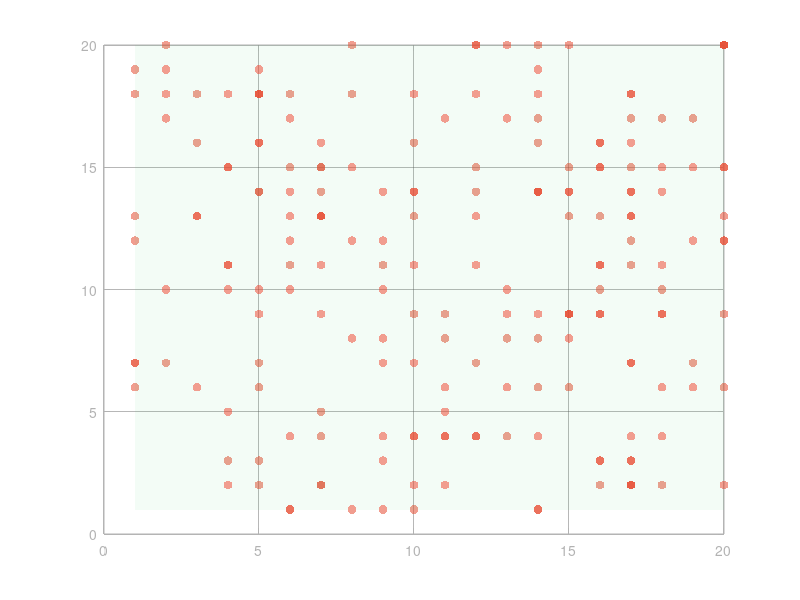

Write the MATLAB code that produced this figure. (Note: this script raises an error after producing the figure.)
% =========================================================
%  UAV_Myopic_CPP.m  –  v2  (Animation + Separate Figures)
%  3-D Myopic Coverage Path Planning for UAV
%
%  Extension of:
%    "Risk-Aware Coverage Path Planning for Lunar Micro-Rovers
%     Leveraging Global and Local Environmental Data"
%    Santra et al., arXiv:2404.18721, 2024
%
%  What opens when you run this:
%    Figure 1  –  LIVE ANIMATION  (UAV body + growing trail + voxel map)
%    Figure 2  –  3-D Final Path  (post-run static view)
%    Figure 3  –  Coverage Progress curve
%    Figure 4  –  Altitude Profile
%
%  Run: >> UAV_Myopic_CPP
%  MATLAB R2021a or later recommended.
% =========================================================

function UAV_Myopic_CPP()

clc; clear; close all;
rng(42);

fprintf('============================================\n');
fprintf('  UAV 3-D Myopic Coverage Path Planning\n');
fprintf('============================================\n\n');

% -------------------------------------------------------
%  1.  PARAMETERS
% -------------------------------------------------------

% Environment
Gx = 20;  Gy = 20;  Gz = 10;
OBS_RATIO = 0.05;
CELL_SIZE = 1.0;

% UAV physics
m_uav  = 1.5;
g_acc  = 9.81;
rho    = 1.225;
A_rot  = 0.10;
A_drag = 0.05;
Cd     = 0.50;
v_nom  = 1.0;
z_ref  = 5;

% Cost weights  (alpha + beta + gamma = 1)
alpha = 0.40;
beta  = 0.35;
gam   = 0.25;

% Altitude-risk sub-weights
w1 = 1.0;
w2 = 2.0;
w3 = 0.5;

% Visited-cell penalty
MC_VIS = 1.5;

% APF
D_SAFE    = 2.5;
APF_SCALE = 0.05;

% Run control
COV_TARGET = 0.90;
MAX_ITER   = Gx*Gy*Gz * 5;

% Animation control
ANIM_SKIP  = 1;   % draw every Nth step (1=every step, slowest)
ROTOR_SPD  = 5;  % degrees per frame for spinning rotors

% -------------------------------------------------------
%  2.  DERIVED QUANTITIES
% -------------------------------------------------------

P_hover = (m_uav * g_acc)^1.5 / sqrt(2 * rho * A_rot);

fprintf('UAV Parameters:\n');
fprintf('  Mass            : %.2f kg\n',  m_uav);
fprintf('  Hover Power     : %.2f W\n',  P_hover);
fprintf('  Reference alt.  : %d voxels\n', z_ref);
fprintf('  Grid            : %d x %d x %d\n', Gx, Gy, Gz);
fprintf('  Animation skip  : every %d steps\n\n', ANIM_SKIP);

% -------------------------------------------------------
%  3.  ENVIRONMENT
% -------------------------------------------------------

map       = zeros(Gx, Gy, Gz, 'uint8');
visit_cnt = zeros(Gx, Gy, Gz);

n_obs  = floor(OBS_RATIO * Gx * Gy * Gz);
placed = 0;                                            %Problem in this step
while placed < n_obs
    ox = randi(Gx);  oy = randi(Gy);  oz = randi(Gz);
    if ox <= 3 && oy <= 3,  continue;  end
    if map(ox, oy, oz) == 0
        map(ox, oy, oz) = 2;
        placed = placed + 1;
    end
end

free_total = sum(map(:) ~= 2);

% -------------------------------------------------------
%  4.  INITIAL UAV STATE
% -------------------------------------------------------

pos = [2, 2, z_ref];
map(pos(1), pos(2), pos(3)) = 3;
visit_cnt(pos(1), pos(2), pos(3)) = 1;

path_log = pos;      %what he hell these path logs do?
E_total  = 0;
cov_hist = [];
iter     = 0;
coverage = 0;

% -------------------------------------------------------
%  5.  FIGURE 1  LIVE ANIMATION SETUP
% -------------------------------------------------------

fig_anim = figure('Name','Figure 1 - UAV Live Animation', ...
                  'Color',[0.05 0.05 0.12], ...
                  'Position',[40, 40, 900, 700]);

ax_a = axes('Parent', fig_anim, ...
            'Color',  [0.05 0.05 0.12], ...
            'XColor', [0.7 0.7 0.7], ...
            'YColor', [0.7 0.7 0.7], ...
            'ZColor', [0.7 0.7 0.7], ...
            'GridColor',[0.3 0.3 0.3], ...
            'GridAlpha', 0.4);
hold(ax_a,'on');  grid(ax_a,'on');  box(ax_a,'on');

% Obstacle voxels (drawn once)
[ox_v, oy_v, oz_v] = ind2sub([Gx,Gy,Gz], find(map==2));
scatter3(ax_a, ox_v, oy_v, oz_v, 40, [0.9 0.3 0.2], 'filled', ...
         'MarkerFaceAlpha', 0.55);

% Reference altitude plane
[pp_x, pp_y] = meshgrid(1:Gx, 1:Gy);
surf(ax_a, pp_x, pp_y, z_ref*ones(size(pp_x)), ...
     'FaceColor',[0.2 0.8 0.4], 'FaceAlpha',0.06, 'EdgeColor','none');

% Visited-voxel cloud (grows during animation)
h_vis = scatter3(ax_a, nan, nan, nan, 20, [0.3 0.7 1.0], 'filled', ...
                 'MarkerFaceAlpha', 0.30);

% Growing flight trail
h_trail = plot3(ax_a, pos(1), pos(2), pos(3), ...
                '-', 'Color',[0.4 0.6 1.0 0.7], 'LineWidth', 1.2);

% Start marker
plot3(ax_a, pos(1), pos(2), pos(3), 'o', ...
      'Color',[0.1 1.0 0.3], 'MarkerSize',10, ...
      'MarkerFaceColor',[0.1 1.0 0.3], 'LineWidth',1.5);

% UAV body handles
[uav_h, rotor_h] = draw_uav_3d(ax_a, pos);

% HUD
h_hud = text(ax_a, 1.5, 1.5, Gz+0.5, 'Coverage: 0.0%   Step: 0', ...
             'Color',[1 1 0.4], 'FontSize',11, ...
             'FontWeight','bold', 'FontName','Courier');

xlabel(ax_a,'X [voxel]','Color',[0.8 0.8 0.8],'FontSize',10);
ylabel(ax_a,'Y [voxel]','Color',[0.8 0.8 0.8],'FontSize',10);
zlabel(ax_a,'Z [voxel]','Color',[0.8 0.8 0.8],'FontSize',10);
title(ax_a,'UAV Myopic Coverage  -  Live 3D Animation', ...
      'Color',[1 1 1],'FontSize',12,'FontWeight','bold');
xlim(ax_a,[1 Gx]);  ylim(ax_a,[1 Gy]);  zlim(ax_a,[1 Gz]);
view(ax_a, 42, 28);

rotor_angle = 0;

% -------------------------------------------------------
%  6.  MAIN COVERAGE LOOP  +  LIVE ANIMATION
% -------------------------------------------------------

fprintf('Running coverage loop with live animation...\n');
fprintf('(Close Figure 1 to stop early)\n\n');

while coverage < COV_TARGET && iter < MAX_ITER

    if ~ishandle(fig_anim),  break;  end

    iter = iter + 1;

    % 6a. Sense 26 neighbours
    nbrs = get_26_neighbors(pos, Gx, Gy, Gz);
    for k = 1:size(nbrs,1)
        nx=nbrs(k,1); ny=nbrs(k,2); nz=nbrs(k,3);
        if map(nx,ny,nz)==0,  map(nx,ny,nz)=1;  end
    end

    % 6b. Cost evaluation
    min_cost = inf;
    best     = [];

    for k = 1:size(nbrs,1)
        nx=nbrs(k,1); ny=nbrs(k,2); nz=nbrs(k,3);
        if map(nx,ny,nz)==2,  continue;  end

        mc_static = 1.0;
        Vi        = visit_cnt(nx,ny,nz);
        d_obs     = nearest_obs_dist([nx,ny,nz], map, Gx, Gy, Gz);
        dz        = nz - pos(3);

        mc_alt = w1*abs(dz) + w2*(1/max(d_obs,0.5)) + w3*abs(nz-z_ref);

        dist_m    = sqrt((nx-pos(1))^2+(ny-pos(2))^2+dz^2)*CELL_SIZE;
        t_step    = dist_m / v_nom;          %What's the diffrence between drag and hover?
        F_drag    = 0.5*Cd*rho*A_drag*v_nom^2;
        E_step    = P_hover*t_step + m_uav*g_acc*max(dz,0)*CELL_SIZE + F_drag*dist_m;
        mc_energy = E_step / 200;       %why?

        apf_score = apf_repulsive_score(pos,[nx,ny,nz],map,Gx,Gy,Gz,D_SAFE);

        total_cost = alpha*(mc_static + MC_VIS*Vi) ...
                   + beta*mc_alt ...
                   + gam*mc_energy ...
                   + APF_SCALE*apf_score;

        if total_cost < min_cost
            min_cost = total_cost;
            best     = [nx,ny,nz];
        end
    end

    if isempty(best),  break;  end

    % 6c. Move
    dz_move   = best(3)-pos(3);
    dist_move = sqrt(sum((best-pos).^2))*CELL_SIZE;
    t_move    = dist_move / v_nom;
    F_drag_m  = 0.5*Cd*rho*A_drag*v_nom^2;
    E_move    = P_hover*t_move + m_uav*g_acc*max(dz_move,0)*CELL_SIZE + F_drag_m*dist_move;
    E_total   = E_total + E_move;

    pos = best;
    visit_cnt(pos(1),pos(2),pos(3)) = visit_cnt(pos(1),pos(2),pos(3))+1;
    if map(pos(1),pos(2),pos(3)) ~= 2
        map(pos(1),pos(2),pos(3)) = 3;
    end
    path_log(end+1,:) = pos; %#ok<AGROW>

    visited  = sum(map(:)==3);
    coverage = visited / free_total;
    cov_hist(end+1) = coverage; %#ok<AGROW>

    % 6d. Animate
    if mod(iter, ANIM_SKIP)==0 && ishandle(fig_anim)
        [vx,vy,vz] = ind2sub([Gx,Gy,Gz], find(map==3));
        set(h_vis,   'XData',vx, 'YData',vy, 'ZData',vz);
        set(h_trail, 'XData',path_log(:,1), ...
                     'YData',path_log(:,2), ...
                     'ZData',path_log(:,3));
        move_uav_3d(uav_h, rotor_h, pos, rotor_angle);
        rotor_angle = mod(rotor_angle + ROTOR_SPD, 360);
        set(h_hud,'String', ...
            sprintf('Coverage: %5.1f%%   Step: %d   Energy: %.0f J', ...
                    coverage*100, iter, E_total));
        drawnow limitrate;
    end

    if mod(iter,200)==0
        fprintf('  Iter %4d | Coverage %.1f%%\n', iter, coverage*100);
    end
end

% Final animation frame
if ishandle(fig_anim)
    [vx,vy,vz] = ind2sub([Gx,Gy,Gz], find(map==3));
    set(h_vis,   'XData',vx, 'YData',vy, 'ZData',vz);
    set(h_trail, 'XData',path_log(:,1),'YData',path_log(:,2),'ZData',path_log(:,3));
    move_uav_3d(uav_h, rotor_h, pos, rotor_angle);
    set(h_hud,'String', sprintf('DONE  Coverage: %.1f%%   Steps: %d   Energy: %.0f J', ...
              coverage*100, iter, E_total));
    plot3(ax_a, pos(1),pos(2),pos(3),'s','Color',[1 0.2 0.2],'MarkerSize',12,...
          'MarkerFaceColor',[1 0.2 0.2],'LineWidth',1.5);
    drawnow;
end

% -------------------------------------------------------
%  7.  RESULTS
% -------------------------------------------------------
fprintf('\n--- Simulation Results ---\n');
fprintf('  Total iterations     : %d\n',   iter);
fprintf('  Final coverage       : %.1f%%\n', coverage*100);
fprintf('  Total energy used    : %.2f J\n', E_total);
fprintf('  Path length ratio    : %.3f\n',   iter/free_total);
fprintf('  (Optimal = 1.0 per paper)\n\n');
fprintf('Rendering static figures 2, 3, 4...\n');

% -------------------------------------------------------
%  8.  FIGURE 2  3-D FINAL PATH
% -------------------------------------------------------

figure('Name','Figure 2 - 3D Final Path', ...
       'Color','white', 'Position',[980, 40, 750, 650]);

hold on; grid on; box on;

[ox2,oy2,oz2] = ind2sub([Gx,Gy,Gz], find(map==2));
scatter3(ox2,oy2,oz2, 35, [0.15 0.15 0.15], 'filled', 'MarkerFaceAlpha',0.4);

[vx2,vy2,vz2] = ind2sub([Gx,Gy,Gz], find(map==3));
scatter3(vx2,vy2,vz2, 15, [0.3 0.7 1.0], 'filled', 'MarkerFaceAlpha',0.22);

plot3(path_log(:,1), path_log(:,2), path_log(:,3), 'b-', 'LineWidth',1.5);

plot3(path_log(1,1),   path_log(1,2),   path_log(1,3), 'go', ...
      'MarkerSize',11,'MarkerFaceColor',[0.1 0.8 0.1],'LineWidth',1.5);
plot3(path_log(end,1), path_log(end,2), path_log(end,3), 'rs', ...
      'MarkerSize',11,'MarkerFaceColor',[0.9 0.1 0.1],'LineWidth',1.5);

[pp_x2,pp_y2] = meshgrid(1:Gx,1:Gy);
surf(pp_x2, pp_y2, z_ref*ones(size(pp_x2)), ...
     'FaceColor',[0.2 0.9 0.2],'FaceAlpha',0.08,'EdgeColor','none');

xlabel('X [voxel]','FontSize',11);
ylabel('Y [voxel]','FontSize',11);
zlabel('Z [voxel]','FontSize',11);
title(sprintf('3D UAV Flight Path  |  Coverage: %.1f%%  |  Steps: %d', ...
              coverage*100, iter), 'FontSize',12,'FontWeight','bold');
legend({'Obstacles','Visited voxels','Flight path','Start','End','z_{ref} plane'}, ...
       'Location','best','FontSize',9);
xlim([1 Gx]); ylim([1 Gy]); zlim([1 Gz]);
view(42,28);

% -------------------------------------------------------
%  9.  FIGURE 3  COVERAGE PROGRESS
% -------------------------------------------------------

figure('Name','Figure 3 - Coverage Progress', ...
       'Color','white', 'Position',[40, 420, 700, 420]);

hold on; grid on; box on;

fill([0 length(cov_hist) length(cov_hist) 0], ...
     [0 0 COV_TARGET*100 COV_TARGET*100], ...
     [0.9 0.95 1.0],'EdgeColor','none','FaceAlpha',0.6);
fill([0 length(cov_hist) length(cov_hist) 0], ...
     [COV_TARGET*100 COV_TARGET*100 105 105], ...
     [0.9 1.0 0.9],'EdgeColor','none','FaceAlpha',0.6);

plot(1:length(cov_hist), cov_hist*100, 'b-', 'LineWidth', 2.2);

yline(COV_TARGET*100,'r--','LineWidth',1.8, ...
      'Label',sprintf('Target %.0f%%',COV_TARGET*100), ...
      'LabelHorizontalAlignment','left','FontSize',10);

for tgt = [25, 50, 75]
    idx = find(cov_hist*100 >= tgt, 1);
    if ~isempty(idx)
        plot(idx, tgt, 'ko','MarkerSize',6,'MarkerFaceColor',[1 0.6 0.1]);
        text(idx+5, tgt+2, sprintf('%d%% @ step %d',tgt,idx), ...
             'FontSize',8,'Color',[0.4 0.2 0]);
    end
end

xlabel('Iteration','FontSize',12,'FontWeight','bold');
ylabel('Coverage [%]','FontSize',12,'FontWeight','bold');
title(sprintf('Coverage Progress  |  Final: %.1f%%  in  %d steps', ...
              coverage*100, iter),'FontSize',12,'FontWeight','bold');
ylim([0 105]);
xlim([1 length(cov_hist)]);

% -------------------------------------------------------
%  10.  FIGURE 4  ALTITUDE PROFILE
% -------------------------------------------------------

figure('Name','Figure 4 - Altitude Profile', ...
       'Color','white', 'Position',[760, 420, 700, 420]);

hold on; grid on; box on;

n_steps  = size(path_log,1);
steps    = 1:n_steps;
alt_vals = path_log(:,3);
cmap     = jet(Gz);

% Cruise band shading
fill([1 n_steps n_steps 1], [z_ref-1 z_ref-1 z_ref+1 z_ref+1], ...
     [0.85 1.0 0.85],'EdgeColor','none','FaceAlpha',0.7);

% Colour-coded altitude line
for s = 1:n_steps-1
    ci = max(1, min(Gz, round(alt_vals(s))));
    plot(steps(s:s+1), alt_vals(s:s+1), '-', ...
         'Color', cmap(ci,:), 'LineWidth', 1.8);
end

yline(z_ref,'g--','LineWidth',1.8,...
      'Label','z_{ref} (cruise)',...
      'LabelHorizontalAlignment','left','FontSize',10);

colormap(jet(Gz));
cb = colorbar;
clim([1 Gz]);
cb.Label.String  = 'Altitude [voxel]';
cb.Label.FontSize = 10;

xlabel('Step','FontSize',12,'FontWeight','bold');
ylabel('Altitude [voxel]','FontSize',12,'FontWeight','bold');
title('UAV Altitude Profile  -  Colour = Height', ...
      'FontSize',12,'FontWeight','bold');
ylim([0 Gz+1]);
xlim([1 n_steps]);

fprintf('\nAll 4 figures rendered.\n');
fprintf('Fig 1 = Live Animation  |  Fig 2 = 3D Path\n');
fprintf('Fig 3 = Coverage        |  Fig 4 = Altitude\n');

end  % main function


% ==========================================================
%  UAV DRAWING HELPERS
% ==========================================================

function [body_h, rotor_h] = draw_uav_3d(ax, pos)
% Draws a quadrotor: central disc + 4 arms + 4 spinning rotors.

    ARM  = 0.6;
    R_r  = 0.28;
    BODY = 0.20;

    cx = pos(1);  cy = pos(2);  cz = pos(3);

    th  = linspace(0, 2*pi, 20);
    bx  = cx + BODY*cos(th);
    by  = cy + BODY*sin(th);
    bz  = cz * ones(size(th));
    body_h(1) = fill3(ax, bx, by, bz, [0.15 0.15 0.15], ...
                      'EdgeColor','none','FaceAlpha',0.95);

    arm_dirs = [1 1; 1 -1; -1 1; -1 -1] * ARM / sqrt(2);
    for i = 1:4
        body_h(i+1) = plot3(ax, ...
            [cx, cx+arm_dirs(i,1)], ...
            [cy, cy+arm_dirs(i,2)], ...
            [cz, cz], ...
            '-','Color',[0.3 0.3 0.3],'LineWidth',2.5);
    end

    rotor_h = gobjects(4,1);
    for i = 1:4
        rx   = cx + arm_dirs(i,1);
        ry   = cy + arm_dirs(i,2);
        th_r = linspace(0, 2*pi, 16);
        rotor_h(i) = fill3(ax, rx+R_r*cos(th_r), ry+R_r*sin(th_r), ...
                           cz*ones(1,16), [0.6 0.9 1.0], ...
                           'EdgeColor',[0.2 0.5 0.8], ...
                           'FaceAlpha',0.55,'LineWidth',1.0);
    end
end


function move_uav_3d(body_h, rotor_h, pos, rotor_angle_deg)
% Re-positions the UAV graphics to current pos with rotor spin.

    ARM  = 0.6;
    R_r  = 0.28;
    BODY = 0.20;

    cx = pos(1);  cy = pos(2);  cz = pos(3);

    th = linspace(0, 2*pi, 20);
    set(body_h(1), 'XData', cx+BODY*cos(th), ...
                   'YData', cy+BODY*sin(th), ...
                   'ZData', cz*ones(1,20));

    arm_dirs = [1 1; 1 -1; -1 1; -1 -1] * ARM / sqrt(2);
    for i = 1:4
        set(body_h(i+1), ...
            'XData',[cx, cx+arm_dirs(i,1)], ...
            'YData',[cy, cy+arm_dirs(i,2)], ...
            'ZData',[cz, cz]);
    end

    ang_rad = deg2rad(rotor_angle_deg);
    th_r    = linspace(0, 2*pi, 16) + ang_rad;
    for i = 1:4
        rx = cx + arm_dirs(i,1);
        ry = cy + arm_dirs(i,2);
        set(rotor_h(i), ...
            'XData', rx + R_r*cos(th_r), ...
            'YData', ry + R_r*sin(th_r), ...
            'ZData', cz*ones(1,16));
    end
end


% ==========================================================
%  CORE ALGORITHM HELPERS
% ==========================================================

function nbrs = get_26_neighbors(pos, Gx, Gy, Gz)
    nbrs  = zeros(26,3);
    count = 0;
    for dx = -1:1
        for dy = -1:1
            for dz = -1:1
                if dx==0 && dy==0 && dz==0,  continue;  end
                nx=pos(1)+dx; ny=pos(2)+dy; nz=pos(3)+dz;
                if nx>=1&&nx<=Gx&&ny>=1&&ny<=Gy&&nz>=1&&nz<=Gz
                    count=count+1;
                    nbrs(count,:)=[nx,ny,nz];
                end
            end
        end
    end
    nbrs = nbrs(1:count,:);
end


function d = nearest_obs_dist(pos, map, Gx, Gy, Gz)
    d = inf;  R = 4;
    for dx=-R:R
        for dy=-R:R
            for dz=-R:R
                nx=pos(1)+dx; ny=pos(2)+dy; nz=pos(3)+dz;
                if nx<1||nx>Gx||ny<1||ny>Gy||nz<1||nz>Gz, continue; end
                if map(nx,ny,nz)==2
                    dd=sqrt(dx^2+dy^2+dz^2);
                    if dd<d, d=dd; end
                end
            end
        end
    end
end


function score = apf_repulsive_score(pos, target, map, Gx, Gy, Gz, D_safe)
    score = 0;
    dir   = target - pos;
    d_norm = norm(dir);
    if d_norm<1e-9, return; end
    dir_u = dir / d_norm;
    for dx=-2:2
        for dy=-2:2
            for dz=-2:2
                nx=pos(1)+dx; ny=pos(2)+dy; nz=pos(3)+dz;
                if nx<1||nx>Gx||ny<1||ny>Gy||nz<1||nz>Gz, continue; end
                if map(nx,ny,nz)==2
                    d=sqrt(dx^2+dy^2+dz^2);
                    if d<D_safe && d>0
                        mag  = (1/d - 1/D_safe)^2;
                        proj = dot(dir_u, -[dx,dy,dz]/d);
                        score = score + mag*max(proj,0);
                    end
                end
            end
        end
    end
end
